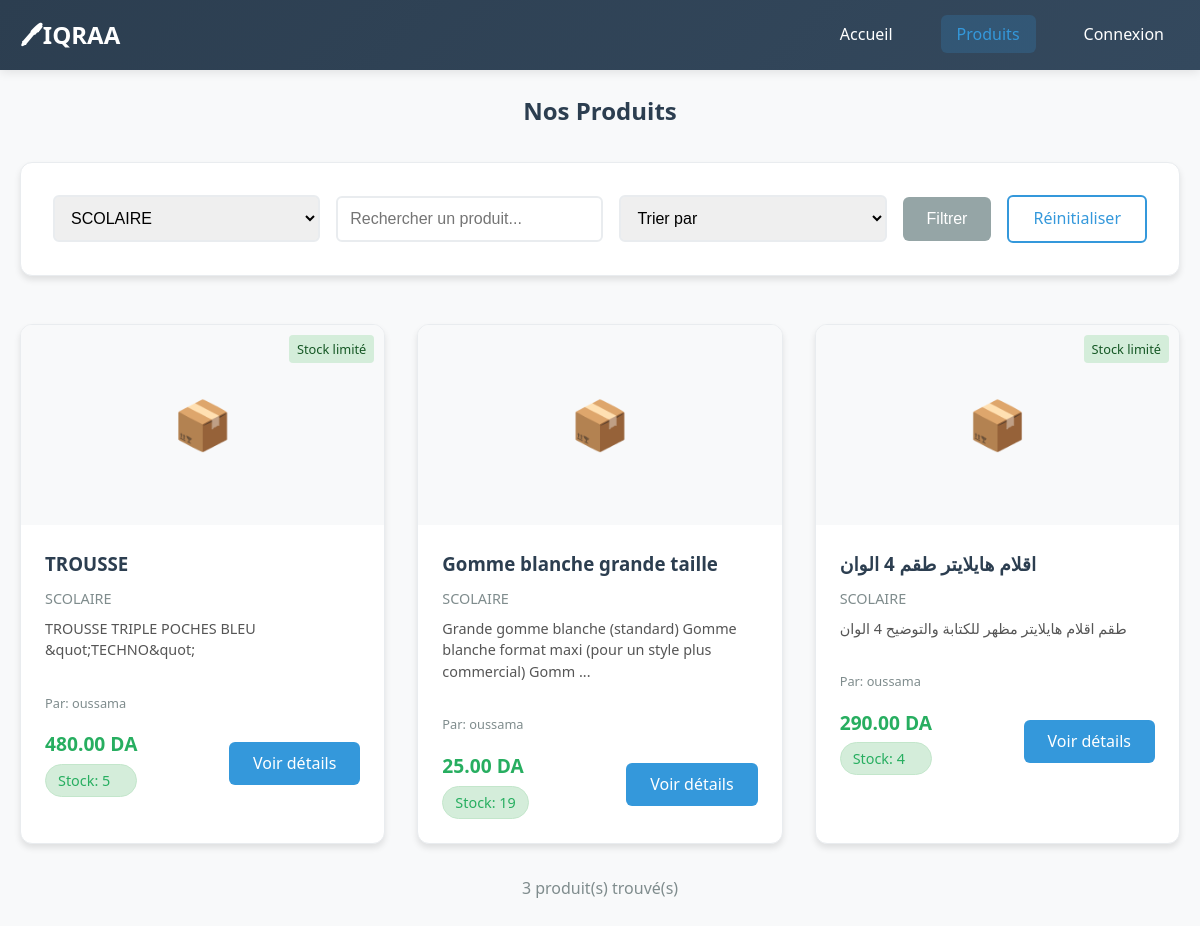
/products.php?category=1, run on an earlier commit of the app's database.
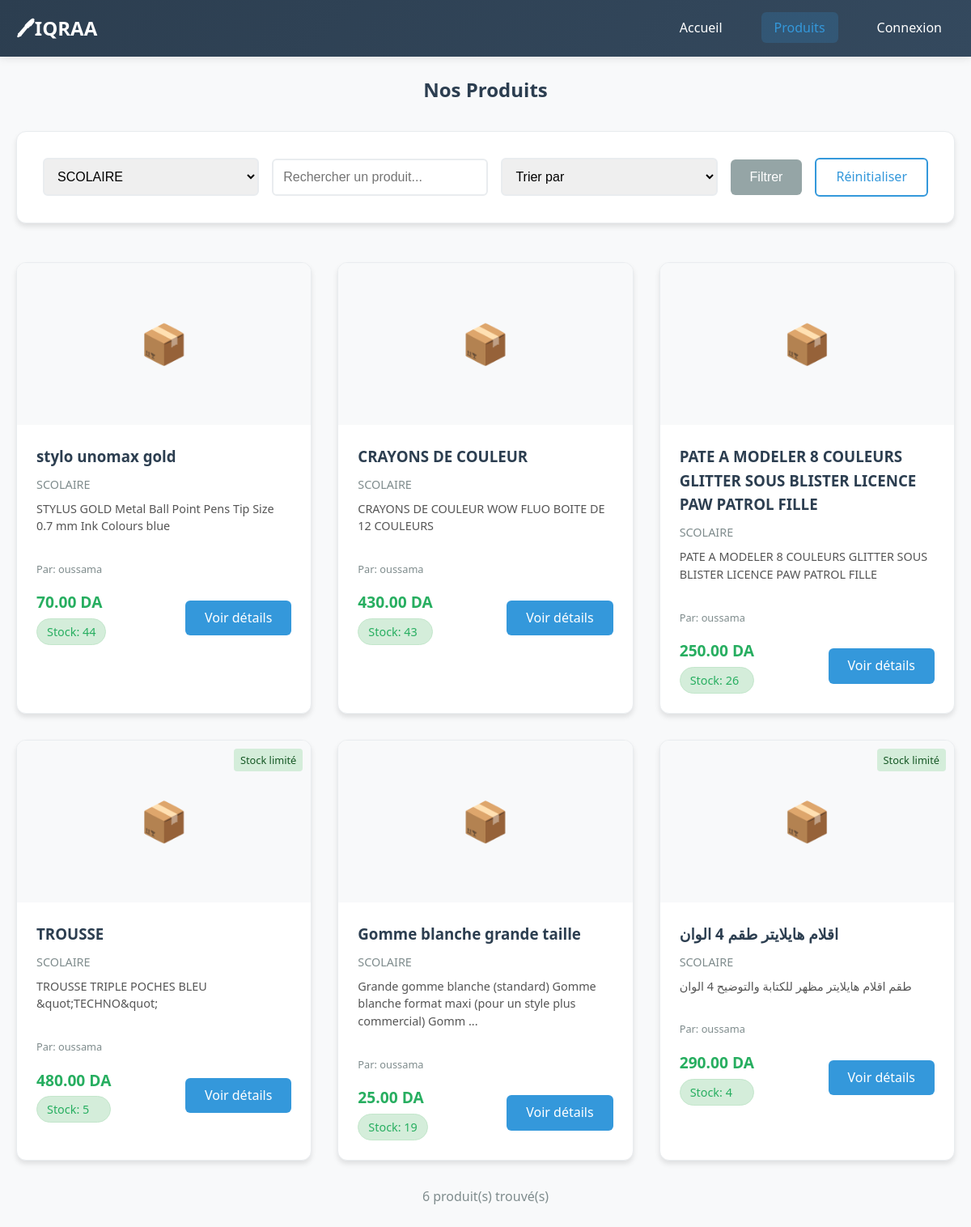
And on a later commit of the database.
### tables this page shows
CREATE TABLE `products` (
  `id` int(11) NOT NULL,
  `title` varchar(100) NOT NULL,
  `description` text DEFAULT NULL,
  `price` decimal(10,2) NOT NULL,
  `category_id` int(11) DEFAULT NULL,
  `bibliothecaire_id` int(11) DEFAULT NULL,
  `image_url` varchar(255) DEFAULT NULL,
  `stock` int(11) DEFAULT 1,
  `status` enum('available','sold') DEFAULT 'available',
  `created_at` timestamp NOT NULL DEFAULT current_timestamp()
);

CREATE TABLE `categories` (
  `id` int(11) NOT NULL,
  `name` varchar(50) NOT NULL,
  `description` text DEFAULT NULL
);

CREATE TABLE `users` (
  `id` int(11) NOT NULL,
  `username` varchar(50) NOT NULL,
  `email` varchar(100) NOT NULL,
  `password` varchar(255) NOT NULL,
  `role` enum('bibliothecaire','acheteur') NOT NULL,
  `created_at` timestamp NOT NULL DEFAULT current_timestamp()
);

### config.php (called while the page is built, shortened)
<?php
function isLoggedIn() {
    return isset($_SESSION['user_id']) && !empty($_SESSION['user_id']);
}
function sanitizeInput($input) {
    return htmlspecialchars(trim($input), ENT_QUOTES, 'UTF-8');
}
?>

### products.php (the view, shortened to what this page needs)
<?php include 'config.php'; ?>
<!DOCTYPE html>
<html lang="fr">
<head>
    <link rel="stylesheet" href="style.css">
</head>
<body>
    <header>
        <nav class="navbar">
            <div class="nav-container">
                <h1 class="logo"><a href="index.php">🖊IQRAA</a></h1>
                <ul class="nav-menu">
                    <li><a href="index.php">Accueil</a></li>
                    <li><a href="products.php" class="active">Produits</a></li>
                    <?php if (isLoggedIn()): ?>
                        <li><a href="dashboard.php">Dashboard</a></li>
                        <?php if (isAcheteur()): ?>
                            <li><a href="cart.php">Panier <?php $count = getCartCount(); echo $count > 0 ? "($count)" : ''; ?></a></li>
                        <?php endif; ?>
                        <li><a href="logout.php">Déconnexion</a></li>
                    <?php else: ?>
                        <li><a href="login.php">Connexion</a></li>
                    <?php endif; ?>
                </ul>
            </div>
        </nav>
    </header>
    <main class="products-main">
        <div class="container">
            <div class="products-header">
                <h2>Nos Produits</h2>
                <div class="filters">
                    <form method="GET" action="" class="filter-form">
                        <div class="filter-group">
                            <select name="category" onchange="this.form.submit()">
                                <?php
                                $categories_query = "SELECT * FROM categories ORDER BY name";
                                $categories_result = $conn->query($categories_query);
                                while ($category = $categories_result->fetch_assoc()):
                                ?>
                                <option value="<?php echo $category['id']; ?>"
                                        <?php echo (isset($_GET['category']) && $_GET['category'] == $category['id']) ? 'selected' : ''; ?>>
                                    <?php echo sanitizeInput($category['name']); ?>
                                </option>
                                <?php endwhile; ?>
                            </select>
                        </div>
                        <div class="filter-group">
                            <input type="text" name="search" placeholder="Rechercher un produit..."
                                   value="<?php echo isset($_GET['search']) ? sanitizeInput($_GET['search']) : ''; ?>">
                        </div>
                        <div class="filter-group">
                            <select name="sort" onchange="this.form.submit()">
                                <option value="">Trier par</option>
                            </select>
                        </div>
                        <button type="submit" class="btn btn-secondary">Filtrer</button>
                        <?php if (!empty($_GET)): ?>
                            <a href="products.php" class="btn btn-outline">Réinitialiser</a>
                        <?php endif; ?>
                    </form>
                </div>
            </div>
            <div class="products-grid">
                <?php
                $where_conditions = ["p.status = 'available'", "p.stock > 0"];
                $params = [];
                $types = "";
                if (isset($_GET['category']) && !empty($_GET['category'])) {
                    $where_conditions[] = "p.category_id = ?";
                    $params[] = $_GET['category'];
                    $types .= "i";
                }
                $where_clause = implode(" AND ", $where_conditions);
                $order_clause = "ORDER BY p.created_at DESC";
                $query = "SELECT p.*, c.name as category_name, u.username as bibliothecaire_name,
                         (SELECT AVG(rating) FROM reviews WHERE product_id = p.id) as avg_rating,
                         (SELECT COUNT(*) FROM reviews WHERE product_id = p.id) as review_count
                         FROM products p
                         JOIN categories c ON p.category_id = c.id
                         JOIN users u ON p.bibliothecaire_id = u.id
                         WHERE $where_clause
                         $order_clause";
                if (!empty($params)) {
                    $stmt = $conn->prepare($query);
                    $stmt->bind_param($types, ...$params);
                    $stmt->execute();
                    $result = $stmt->get_result();
                } else {
                    $result = $conn->query($query);
                }
                if ($result && $result->num_rows > 0):
                    while ($product = $result->fetch_assoc()):
                ?>
                    <div class="product-card">
                        <div class="product-image">
                            <?php if ($product['image_url']): ?>
                                <div class="product-placeholder" style="display: none;">📦</div>
                            <?php else: ?>
                                <div class="product-placeholder">📦</div>
                            <?php endif; ?>
                            <?php if ($product['stock'] <= 5): ?>
                                <div class="stock-badge">Stock limité</div>
                            <?php endif; ?>
                        </div>
                        <div class="product-info">
                            <h3><?php echo sanitizeInput($product['title']); ?></h3>
                            <p class="product-category"><?php echo sanitizeInput($product['category_name']); ?></p>
                            <p class="product-description">
                                <?php echo sanitizeInput(substr($product['description'], 0, 100)); ?>
                                <?php echo strlen($product['description']) > 100 ? '...' : ''; ?>
                            </p>
                            <p class="product-seller">Par: <?php echo sanitizeInput($product['bibliothecaire_name']); ?></p>
                            <div class="product-footer">
                                <div class="price-stock">
                                    <span class="product-price"><?php echo number_format($product['price'], 2); ?> <?php echo CURRENCY; ?></span>
                                    <span class="stock-info">Stock: <?php echo $product['stock']; ?></span>
                                </div>
                                <a href="product_detail.php?id=<?php echo $product['id']; ?>" class="btn btn-primary">Voir détails</a>
                            </div>
                        </div>
                    </div>
                <?php
                    endwhile;
                endif; ?>
            </div>
            <?php if ($result && $result->num_rows > 0): ?>
                <div class="products-info">
                    <p><?php echo $result->num_rows; ?> produit(s) trouvé(s)</p>
                </div>
            <?php endif; ?>
        </div>
    </main>
</body>
</html>

### style.css (style rules this page uses)
* { margin: 0; padding: 0; box-sizing: border-box; }
body { font-family: "Segoe UI", Tahoma, Geneva, Verdana, sans-serif; line-height: 1.6; color: #333; background-color: #f8f9fa; padding-top: 60px; }
.container { max-width: 1200px; margin: 0 auto; padding: 0 20px; }
.navbar { background: linear-gradient(135deg, #2c3e50 0%, #34495e 100%); color: white; padding: 1rem 0; box-shadow: 0 2px 10px rgba(0, 0, 0, 0.1); position: fixed; width: 100%; top: 0; left: 0; z-index: 1000; transition: all 0.3s ease; }
.nav-container { max-width: 1200px; margin: 0 auto; padding: 0 20px; display: flex; justify-content: space-between; align-items: center; }
.logo { font-size: 1.5rem; font-weight: bold; }
.logo a { color: white; text-decoration: none; transition: color 0.3s; }
.nav-menu { display: flex; list-style: none; gap: 2rem; }
.nav-menu a { color: white; text-decoration: none; padding: 0.5rem 1rem; border-radius: 6px; transition: all 0.3s; font-weight: 500; }
.nav-menu a:hover, .nav-menu a.active { background-color: rgba(52, 152, 219, 0.2); color: #3498db; }
.btn { display: inline-block; padding: 0.75rem 1.5rem; background: #3498db; color: white; text-decoration: none; border-radius: 6px; border: none; cursor: pointer; font-size: 1rem; font-weight: 500; transition: all 0.3s; text-align: center; line-height: 1.2; }
.btn-primary { background: #3498db; }
.btn-secondary { background: #95a5a6; }
.btn-outline { background: transparent; border: 2px solid #3498db; color: #3498db; }
.products-grid { display: grid; grid-template-columns: repeat(auto-fit, minmax(280px, 1fr)); gap: 2rem; }
.product-card { background: white; border-radius: 12px; overflow: hidden; box-shadow: 0 4px 6px rgba(0, 0, 0, 0.1); transition: all 0.3s; border: 1px solid #e9ecef; }
.product-image { height: 200px; background: #f8f9fa; display: flex; align-items: center; justify-content: center; overflow: hidden; position: relative; }
.product-placeholder { font-size: 3rem; color: #bdc3c7; }
.stock-badge { position: absolute; top: 10px; right: 10px; background: #e74c3c; color: white; padding: 0.25rem 0.5rem; border-radius: 4px; font-size: 0.8rem; font-weight: 500; }
.product-info { padding: 1.5rem; }
.product-info h3, .product-info h4 { margin-bottom: 0.5rem; color: #2c3e50; font-weight: 600; }
.product-category, .category { color: #7f8c8d; font-size: 0.9rem; margin-bottom: 0.5rem; }
.product-description { color: #555; margin-bottom: 1rem; font-size: 0.9rem; line-height: 1.5; }
.product-seller { color: #7f8c8d; font-size: 0.8rem; margin-bottom: 1rem; }
.product-footer { display: flex; justify-content: space-between; align-items: center; margin-top: auto; }
.price-stock { display: flex; flex-direction: column; gap: 0.25rem; }
.product-price, .price { font-size: 1.2rem; font-weight: bold; color: #27ae60; }
.stock-info { font-size: 0.8rem; color: #7f8c8d; }
.stock-badge { padding: 0.25rem 0.5rem; border-radius: 4px; font-size: 0.8rem; font-weight: 500; background: #d4edda; color: #155724; }
.products-main { padding: 2rem 0; min-height: 80vh; }
.products-header { margin-bottom: 3rem; }
.products-header h2 { text-align: center; margin-bottom: 2rem; color: #2c3e50; font-weight: 600; }
.filters { background: white; padding: 2rem; border-radius: 12px; box-shadow: 0 4px 6px rgba(0, 0, 0, 0.1); border: 1px solid #e9ecef; }
.filter-form { display: flex; gap: 1rem; align-items: center; flex-wrap: wrap; }
.filter-group { flex: 1; min-width: 200px; }
.filter-form select, .filter-form input { padding: 0.75rem; border: 2px solid #e9ecef; border-radius: 6px; font-size: 1rem; width: 100%; transition: border-color 0.3s; }
.products-info { text-align: center; margin-top: 2rem; color: #7f8c8d; }
.product-description { margin-bottom: 2rem; }
.stock-info { font-size: 0.9rem; color: #27ae60; background: #d4edda; padding: 0.25rem 0.75rem; border-radius: 20px; border: 1px solid #c3e6cb; }
.product-card, .dashboard-card, .category-card { animation: fadeIn 0.6s ease-out; }

What changed in the data, as far as the page shows it:
added products: title "stylo unomax gold", category.name "SCOLAIRE", description "STYLUS GOLD Metal Ball Point Pens Tip Size 0.7 mm Ink Colours blue", bibliothecaire.username "oussama", price "70.00", stock "44"
added products: title "CRAYONS DE COULEUR", category.name "SCOLAIRE", description "CRAYONS DE COULEUR WOW FLUO BOITE DE 12 COULEURS", bibliothecaire.username "oussama", price "430.00", stock "43"
added products: title "PATE A MODELER 8 COULEURS GLITTER SOUS BLISTER LICENCE PAW PATROL FILLE", category.name "SCOLAIRE", description "PATE A MODELER 8 COULEURS GLITTER SOUS BLISTER LICENCE PAW PATROL FILLE", bibliothecaire.username "oussama", price "250.00", stock "26"
Also different on the page:
$result->num_rows: "3" → "6"
